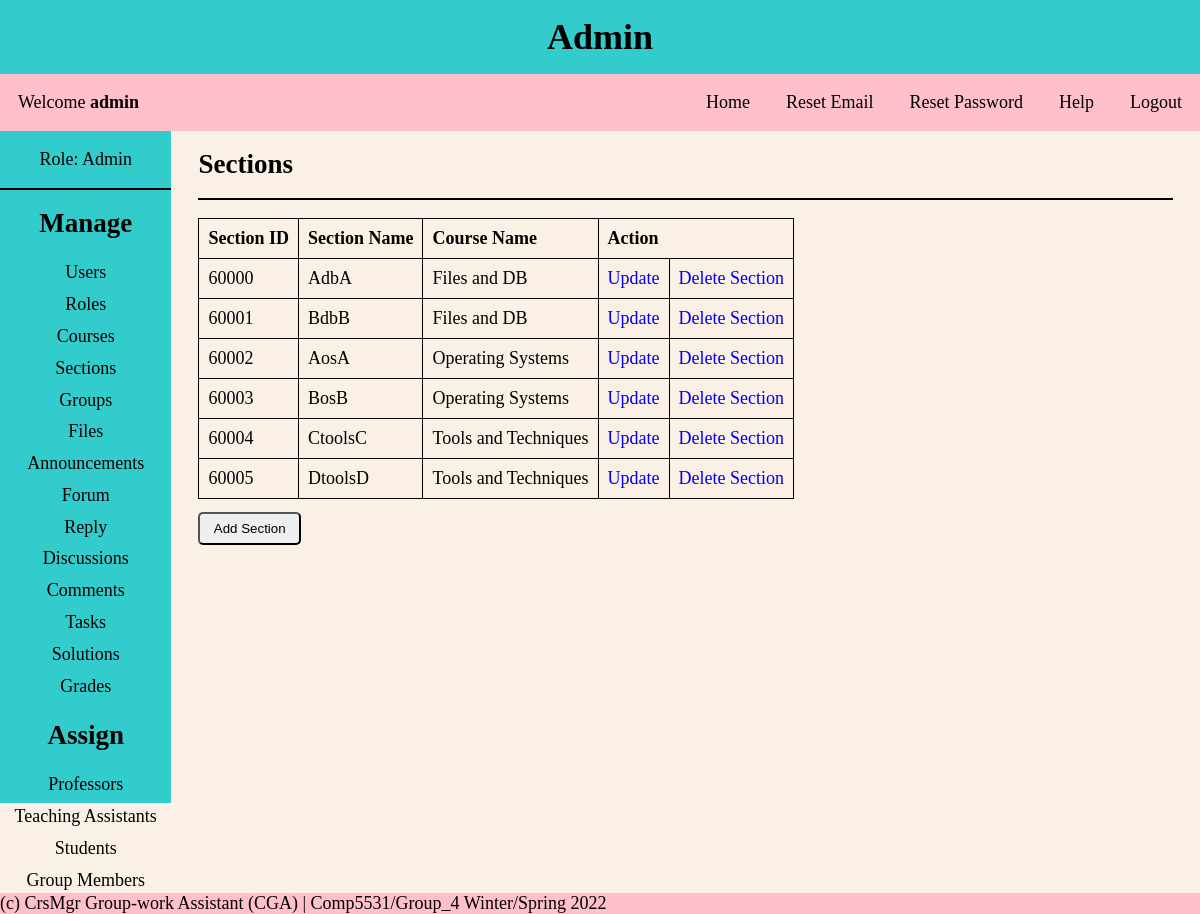
Screenshot of /pages/admin.php?page=sections (signed in) with the database file from the repository.
### tables this page shows
CREATE TABLE Section
(
  section_id INT NOT NULL AUTO_INCREMENT PRIMARY KEY,
  section_name VARCHAR(30) NOT NULL,
  course_id INT NOT NULL,
  FOREIGN KEY (course_id) REFERENCES Course(course_id)
);

CREATE TABLE Course
(
  course_id INT NOT NULL AUTO_INCREMENT PRIMARY KEY,
  course_name VARCHAR(30) NOT NULL UNIQUE,
  course_number INT NOT NULL UNIQUE
);

### helper/functions.php (called while the page is built, shortened)
<?php
function isAdmin()
{
    if (isset($_SESSION['role_id']) && $_SESSION['role_id'] == 1) {
        return true;
    }
    return false;
}

### CRUD/sections.php (the view, shortened to what this page needs)
<div class="content-body">
    <?php
    $query = "SELECT * FROM section as s
JOIN course as c ON c.course_id = s.course_id
ORDER BY section_id ASC";
    $results = mysqli_query($conn, $query);
    ?>
    <h2>Sections</h2>
    <hr>
    <table>
        <thead>
            <tr>
                <?php isAdmin() ? print '<th>Section ID</th>' : ''; ?>
                <th>Section Name</th>
                <th>Course Name</th>
                <?php isAdmin() ? print '<th colspan="2">Action</th>' : ''; ?>
            </tr>
        </thead>
        <tbody>
            <?php
            foreach ($results as $row) {
                $id = $row['section_id'];
                $section_name = $row['section_name'];
                $course_name = $row['course_name'];
            ?>
                <tr>
                    <?php if (isAdmin()) {
                        echo '<td>' . $id . '</td>';
                    } ?>
                    <td><?= $section_name ?></td>
                    <td><?= $course_name ?></td>
                    <?php if (isAdmin()) {
                        echo '<td><a href="?page=sections&update_view=true&update_id=' . $id . '">Update</a></td>';
                        echo "<td><a href='?page=sections&delete_view=true&delete_id=" . $id . "' onclick='return confirm(&quot;Are you sure you want to delete?&quot;)'>Delete Section</a></td>";
                    } ?>
                </tr>
            <?php } ?>
        </tbody>
    </table>
    <?php if (isAdmin()) { ?>
        <a href="?page=sections&add_view=true">
            <button>Add Section</button>
        </a>
    <?php } ?>
</div>

### styles/style.css (style rules this page uses)
* { margin: 0; padding: 0; box-sizing: border-box; }
body { background-color: #faf0e6; font-family: 'Times New Roman', Times, serif; font-size: large; }
a { text-decoration: none; }
hr { border: 1px solid black; margin: 1em 0; }
.content-body { padding: 0 0.5em; text-align: left; }
table, th, td { border: 1px solid; border-collapse: collapse; text-align: left; padding: 0.5em; }
td { max-width: 250px; overflow: hidden; text-overflow: ellipsis; white-space: nowrap; }
button { padding: 0.5em 1em; border-radius: 5px; margin: 1em 0; }

### rows the page displays
section: section_id "60000", section_name "AdbA", course.course_name "Files and DB"
section: section_id "60001", section_name "BdbB", course.course_name "Files and DB"
section: section_id "60002", section_name "AosA", course.course_name "Operating Systems"
section: section_id "60003", section_name "BosB", course.course_name "Operating Systems"
section: section_id "60004", section_name "CtoolsC", course.course_name "Tools and Techniques"
section: section_id "60005", section_name "DtoolsD", course.course_name "Tools and Techniques"

### other values shown
$role_name "Admin"
$username "admin"
$_SESSION['role_name'] "Admin"
